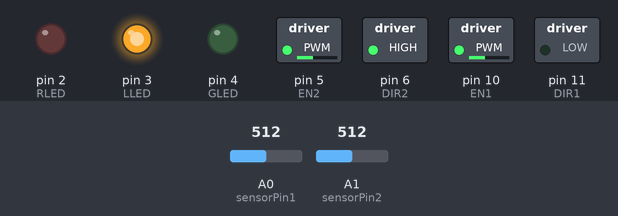
A sketch run on a simulated Arduino Uno, built with avr-gcc and run on an emulated ATmega328P. Shown: switched loads named in the sketch (green lamp = pin HIGH), output pins drawn as LEDs (lit = HIGH). The test bench sets the inputs (shaded band); at power-on: A0 (sensorPin1) = 512, A1 (sensorPin2) = 512.

Above: at 1.2 s.
1.3 s: A0 (sensorPin1) set to 320
2.8 s: A0 (sensorPin1) set to 297
At 3.1 s:
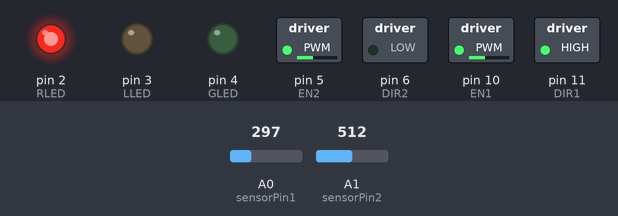
4.3 s: A1 (sensorPin2) set to 311
5.8 s: A1 (sensorPin2) set to 291
At 6.6 s:
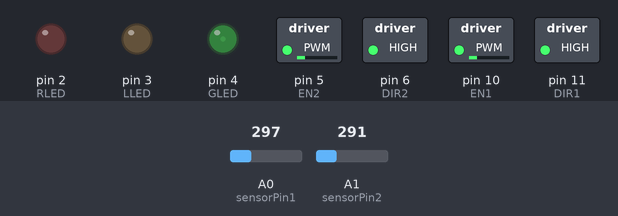
7.3 s: A0 (sensorPin1) set to 306
At 8.2 s:
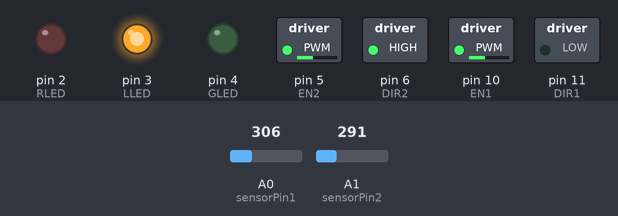
8.8 s: A0 (sensorPin1) set to 122
At 10.1 s:
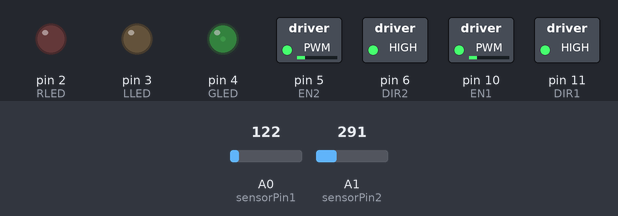
Timing chart, 0 to 11.3 s (numbered marks = the images above; inputs shaded):
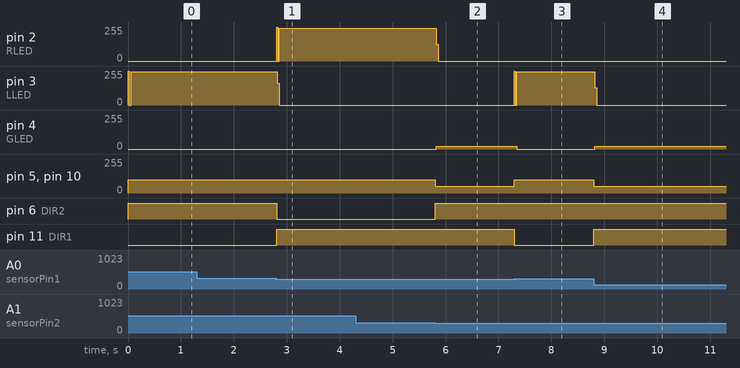

The sketch:

TapeTekbot.ino
```cpp
/*
This code makes a Tekbot follow a track of black tape with the QRE113 analog reflectivity sensor
Authors: Aaron Rito, Chris Hogan
Date: 11/6/14
*/

//motor controls, Enable and Direction
int EN1 = 10;
int EN2 = 5;
int DIR1 = 11;
int DIR2 = 6;

// sensor pins and indicator lights
const int sensorPin1 = A0;
const int sensorPin2 = A1;
int sensorValue1;
int sensorValue2;
int RLED = 2;
int LLED =3;
int GLED =4;

void setup() {
  // initialize pins
  pinMode(EN1, OUTPUT);
  pinMode(DIR1, OUTPUT);
  pinMode(EN2, OUTPUT);
  pinMode(DIR2, OUTPUT);
  pinMode(sensorPin1, INPUT);
  pinMode(sensorPin2, INPUT);
  pinMode(RLED, OUTPUT);
  pinMode(LLED, OUTPUT);
  pinMode(GLED, OUTPUT);
}

void loop() {

    // Setup the sensor values to handle 16 bit. 0 is non-reflective, 255 is reflective.
    sensorValue1 = analogRead(sensorPin1);
    sensorValue1 = map(sensorValue1,0,1023,0,255);
    sensorValue2 = analogRead(sensorPin2);
    sensorValue2 = map(sensorValue2,0,1023,0,255);
    sensorValue1 = constrain(sensorValue1, 0, 255);
    sensorValue2 = constrain(sensorValue2, 0, 255);

    // call the turn functions if the sensor detects a non-reflective surface
    if (sensorValue1 <= 75 && sensorValue2 <= 75){

          forward();
    }
    else if (sensorValue1 > 75) {

          turnLeft();
    }
    else if (sensorValue2 > 75) {

          turnRight();
   }
 }

// this function makes the bot go forward
void forward() {

    digitalWrite (GLED, HIGH);
    analogWrite(EN1, 50);
    digitalWrite(DIR1, HIGH);
    analogWrite(EN2, 50);
    digitalWrite(DIR2, HIGH);
    digitalWrite (GLED, LOW);
}

// this function turns the bot right...
void turnRight() {

    digitalWrite (RLED, HIGH);
    analogWrite(EN1, 100);
    digitalWrite(DIR1, HIGH);
    analogWrite(EN2, 100);
    digitalWrite(DIR2, LOW);
    delay (10);
    digitalWrite (RLED, LOW);
}
// and this one left....
void turnLeft() {

    digitalWrite (LLED, HIGH);
    analogWrite(EN1, 100);
    digitalWrite(DIR1, LOW);
    analogWrite(EN2, 100);
    digitalWrite(DIR2, HIGH);
    delay (10);
    digitalWrite (LLED, LOW);
}
```

Measured:
- the behaviour switches between 305 and 304 on A0 (sensorPin1) (found by bisection; images 0 and 1)
- the behaviour switches between 305 and 304 on A1 (sensorPin2) (found by bisection; images 1 and 2)
- after the input at 1.3 s, every drawn part: stays the same
- after the input at 2.8 s, pin 2 (RLED): 0/255 → 247/255 at once; pin 3 (LLED): 249/255 → 0/255 at once; pin 6 (DIR2): HIGH → LOW at once; pin 11 (DIR1): LOW → HIGH at once
- after the input at 4.3 s, every drawn part: stays the same
- after the input at 5.8 s, pin 2 (RLED): 247/255 → 0/255 at once; pin 4 (GLED): 0/255 → 19/255 at once; pin 5 (EN2), pin 10 (EN1): 100/255 → 50/255 at once; pin 6 (DIR2): LOW → HIGH at once
- after the input at 7.3 s, pin 3 (LLED): 0/255 → 251/255 at once; pin 4 (GLED): 19/255 → 0/255 at once; pin 5 (EN2), pin 10 (EN1): 50/255 → 100/255 at once; pin 11 (DIR1): HIGH → LOW at once
- after the input at 8.8 s, pin 3 (LLED): 251/255 → 0/255 at once; pin 4 (GLED): 0/255 → 19/255 at once; pin 5 (EN2), pin 10 (EN1): 100/255 → 50/255 at once; pin 11 (DIR1): LOW → HIGH at once
